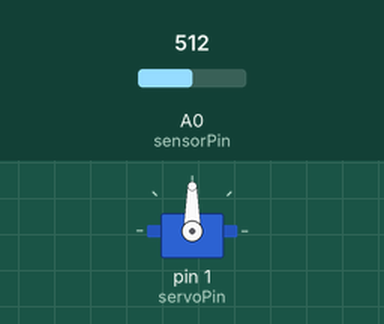
A sketch run on a simulated Arduino Uno, built with avr-gcc and run on an emulated ATmega328P. Parts: servo. The inputs (shaded band) are chosen by the test bench; at power-on: A0 (sensorPin) = 512. What the sketch prints to the serial monitor is not drawn.

Above: at 0.05 s.
At 5.0 s:
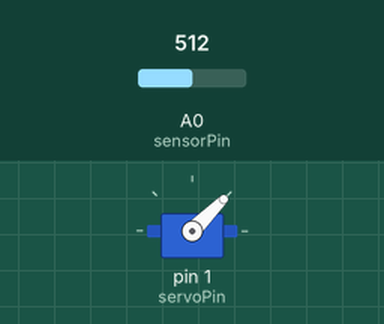
At 10.0 s:
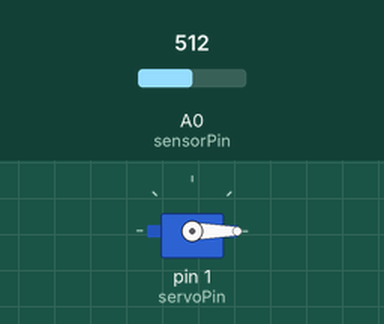
Timing chart, 0 to 13.0 s (numbered marks = the images above):
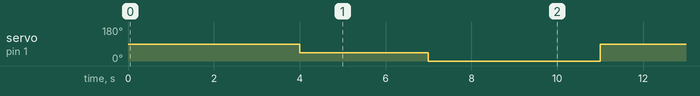

The sketch:

challenge10.ino
```cpp
// C++ code
//
//Include Servo library
#include <Servo.h>

Servo myServo;
int servoPin = 1;
const int sensorPin = A0;
int sensorValue = 0;

void setup()
{
  //Define pin for servo motor
  myServo.attach(servoPin);
  //Starts the monitor
  Serial.begin(9600);
}

void loop()
{
  //Read the sensor
  sensorValue = analogRead(sensorPin);
  Serial.println(sensorValue);
    delay(1000);
  if(sensorValue >=30){
    myServo.write(90);
    delay(3000);
  }if(15 >= sensorValue <= 30){
    myServo.write(45);
    delay(3000);
  }if(0 >= sensorValue <= 15){
    myServo.write(0);
    delay(3000);
  }

}
```

Measured:
- by itself, servo on pin 1 (servoPin): repeats every 10.0 s: 0° 4.0 s, 90° 3.0 s, 45° 3.0 s
